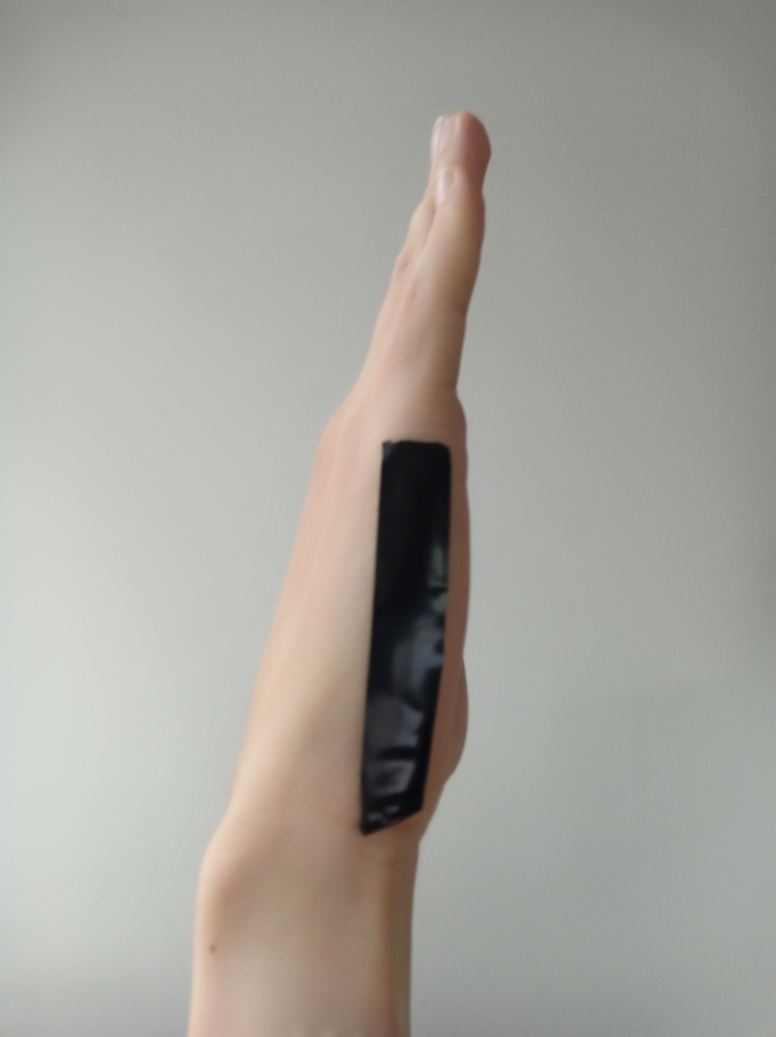
#> input picture resources/IMG_20220715_164024.jpg, 3880 x 5184 px, given in place of the camera (shown at 1/5 size)
$ python stream.py
#> lines starting #> are read from the running program, lines starting #| are printed output that depends on the picture; after the words box and inside, x2 and y2 are one past the last pixel; in counts of white or black regions, pixels touching at a corner belong together
### utils/image_utils.py
import cv2
import numpy as np

from math import atan2, cos, sin, sqrt, pi


def get_green_contour(img, settings):
    hsv = cv2.cvtColor(img, cv2.COLOR_BGR2HSV)
    green_mask = cv2.inRange(
        hsv, settings["green_limit_low"], settings["green_limit_high"]
    )
    #cv2.imshow('green mask', green_mask)

    cnts, hierarchy = cv2.findContours(
        green_mask, cv2.RETR_EXTERNAL, cv2.CHAIN_APPROX_SIMPLE
    )
    if len(cnts) == 0:
        return None
    return max(cnts, key=cv2.contourArea)


def get_black_contour(img, settings):
    """
    Return the contour of the
    biggest black part of the image
    """
    img = cv2.cvtColor(img, cv2.COLOR_BGR2GRAY)
    lower = np.uint8([0])
    upper = np.uint8([settings["black_upper_limit"]])
    img = cv2.inRange(img, lower, upper)
    cv2.imshow('black', img)
    img = cv2.GaussianBlur(img, (settings["gauss_blur"], settings["gauss_blur"]), 0)
    # cv2.imshow('gauss', img)

    kernel = np.ones((settings["dilate_kernel"], settings["dilate_kernel"]), np.uint8)
    img = cv2.dilate(img, kernel, iterations=settings["dilate_iterations"])
    # [4 lines of commented-out code are left out]
    cnts, hierarchy = cv2.findContours(img, cv2.RETR_EXTERNAL, cv2.CHAIN_APPROX_SIMPLE)
    try:
        return max(cnts, key=cv2.contourArea)
    except:
        #print("No contours found")
        return None


def get_angle_box(cnt, img):
    rect = cv2.minAreaRect(cnt)
    (x, y), (h, w), angle = rect
    box = cv2.boxPoints(rect)
    box = np.int0(box)
    cv2.drawContours(img, [box], 0, (0, 0, 255), 2)

    if w < h:
        angle += 180
    else:
        angle += 90

    return angle


def countour2angle(cnt, frame, settings):
    if settings["angle_method"].lower() == "pca":
        angle = get_angle_PCA(cnt, frame)
    elif settings["angle_method"].lower() == "box":
        angle = get_angle_box(cnt, frame)
    else:
        raise Exception("Unknown angle method")
    return angle


def center(cnt):
    """
    Calculate the center of a contour
    """
    moments = cv2.moments(cnt)
    if max(moments.values()) < 0.1:
       # print("No green found")
        return None
    cX = int(moments["m10"] / moments["m00"])
    cY = int(moments["m01"] / moments["m00"])
    return cX, cY


# [47 lines left out: functions drawAxis, get_angle_PCA, not called in this run]


def draw_center(image, position, color=(0, 255, 0)):
    cv2.circle(image, position, 10, (0, 255, 0), 1)


def draw_center_kalman(image, position, color=(0, 255, 0)):
    cv2.circle(image, position, 5, (0, 255, 0), -1)

### utils/KalmanFilter1D.py
import numpy as np


class KalmanFilter1D(object):
    def __init__(self, dt, u, std_acc, std_meas):
        self.dt = dt
        self.u = u
        self.std_acc = std_acc

        self.A = np.matrix([[1, self.dt], [0, 1]])
        self.B = np.matrix([[(self.dt**2) / 2], [self.dt]])

        self.H = np.matrix([[1, 0]])

        self.Q = (
            np.matrix(
                [
                    [(self.dt**4) / 4, (self.dt**3) / 2],
                    [(self.dt**3) / 2, self.dt**2],
                ]
            )
            * self.std_acc**2
        )

        self.R = std_meas**2

        self.P = np.eye(self.A.shape[1])

        self.x = np.matrix([[0], [0]])

        self.predictions = []
        self.measurements = []

    def predict(self):
        # Ref :Eq.(9) and Eq.(10)

        # Update time state
        self.x = np.dot(self.A, self.x) + np.dot(self.B, self.u)

        # Calculate error covariance
        # P= A*P*A' + Q
        self.P = np.dot(np.dot(self.A, self.P), self.A.T) + self.Q
        return self.x

    def update(self, z):
        # Ref :Eq.(11) , Eq.(11) and Eq.(13)
        # S = H*P*H'+R
        S = np.dot(self.H, np.dot(self.P, self.H.T)) + self.R

        # Calculate the Kalman Gain
        # K = P * H'* inv(H*P*H'+R)
        K = np.dot(np.dot(self.P, self.H.T), np.linalg.inv(S))  # Eq.(11)

        self.x = np.round(self.x + np.dot(K, (z - np.dot(self.H, self.x))))  # Eq.(12)

        I = np.eye(self.H.shape[1])
        self.P = (I - (K * self.H)) * self.P  # Eq.(13)

    def step(self, measurement):
        self.measurements.append(measurement)
        self.predictions.append(self.predict()[0])
        self.update(measurement)
        return self.predictions[-1][0, 0]

### utils/KalmanFilter2D.py
"""
    File name         : KalmanFilter.py
    Description       : KalmanFilter class used for object tracking
    Author            : Rahmad Sadli
    Date created      : 20/02/2020
    Python Version    : 3.7
"""

import numpy as np
import matplotlib.pyplot as plt


class KalmanFilter2D(object):
    def __init__(self, dt, u_x, u_y, std_acc, x_std_meas, y_std_meas):
        """
        :param dt: sampling time (time for 1 cycle)
        :param u_x: acceleration in x-direction
        :param u_y: acceleration in y-direction
        :param std_acc: process noise magnitude
        :param x_std_meas: standard deviation of the measurement in x-direction
        :param y_std_meas: standard deviation of the measurement in y-direction
        """

        # Define sampling time
        self.dt = dt

        # Define the  control input variables
        self.u = np.matrix([[u_x], [u_y]])

        # Intial State
        self.x = np.matrix([[0], [0], [0], [0]])

        # Define the State Transition Matrix A
        self.A = np.matrix(
            [[1, 0, self.dt, 0], [0, 1, 0, self.dt], [0, 0, 1, 0], [0, 0, 0, 1]]
        )

        # Define the Control Input Matrix B
        self.B = np.matrix(
            [
                [(self.dt**2) / 2, 0],
                [0, (self.dt**2) / 2],
                [self.dt, 0],
                [0, self.dt],
            ]
        )

        # Define Measurement Mapping Matrix
        self.H = np.matrix([[1, 0, 0, 0], [0, 1, 0, 0]])

        # Initial Process Noise Covariance
        self.Q = (
            np.matrix(
                [
                    [(self.dt**4) / 4, 0, (self.dt**3) / 2, 0],
                    [0, (self.dt**4) / 4, 0, (self.dt**3) / 2],
                    [(self.dt**3) / 2, 0, self.dt**2, 0],
                    [0, (self.dt**3) / 2, 0, self.dt**2],
                ]
            )
            * std_acc**2
        )

        # Initial Measurement Noise Covariance
        self.R = np.matrix([[x_std_meas**2, 0], [0, y_std_meas**2]])

        # Initial Covariance Matrix
        self.P = np.eye(self.A.shape[1])

    def predict(self):
        # Refer to :Eq.(9) and Eq.(10)  in https://machinelearningspace.com/object-tracking-simple-implementation-of-kalman-filter-in-python/?preview_id=1364&preview_nonce=52f6f1262e&preview=true&_thumbnail_id=1795

        # Update time state
        # x_k =Ax_(k-1) + Bu_(k-1)     Eq.(9)
        self.x = np.dot(self.A, self.x) + np.dot(self.B, self.u)

        # Calculate error covariance
        # P= A*P*A' + Q               Eq.(10)
        self.P = np.dot(np.dot(self.A, self.P), self.A.T) + self.Q
        return self.x[0:2]

    def update(self, z):

        # Refer to :Eq.(11), Eq.(12) and Eq.(13)  in https://machinelearningspace.com/object-tracking-simple-implementation-of-kalman-filter-in-python/?preview_id=1364&preview_nonce=52f6f1262e&preview=true&_thumbnail_id=1795
        # S = H*P*H'+R
        S = np.dot(self.H, np.dot(self.P, self.H.T)) + self.R

        # Calculate the Kalman Gain
        # K = P * H'* inv(H*P*H'+R)
        K = np.dot(np.dot(self.P, self.H.T), np.linalg.inv(S))  # Eq.(11)

        self.x = np.round(self.x + np.dot(K, (z - np.dot(self.H, self.x))))  # Eq.(12)

        I = np.eye(self.H.shape[1])

        # Update error covariance matrix
        self.P = (I - (K * self.H)) * self.P  # Eq.(13)
        return self.x[0:2]

    def step(self, measurement):
        self.predict()
        pred = self.update(measurement)
        return int(pred[0, 0]), int(pred[0, 1])

### stream.py
import os
import cv2
import time
import math
import warnings
from scipy.spatial.distance import euclidean

import numpy as np

from utils.KalmanFilter1D import KalmanFilter1D
from utils.KalmanFilter2D import KalmanFilter2D
from utils.image_utils import *
from config.video import settings

clear = lambda: os.system("cls")
warnings.filterwarnings("ignore")


# KALMAN FILTER FOR PALM ANGLE
angle_kalman = KalmanFilter1D(
    settings["angle_dt"],
    settings["angle_u"],
    settings["angle_std_acc"],
    settings["angle_std_meas"],
)

# KALMAN FILTER FOR FINGER POSITION
green_kalman = KalmanFilter2D(
    settings["dt"],
    settings["u_x"],
    settings["u_y"],
    settings["std_acc"],
    settings["x_std_meas"],
    settings["y_std_meas"],
)

# KALMAN FILTER FOR PALM POSITION
black_kalman = KalmanFilter2D(
    settings["dt"],
    settings["u_x"],
    settings["u_y"],
    settings["std_acc"],
    settings["x_std_meas"],
    settings["y_std_meas"],
)

black_center = (settings["process_shape"][0] // 2, settings["process_shape"][1] // 2)
green_center = (settings["process_shape"][0] // 2, settings["process_shape"][1] // 2)


cap = cv2.VideoCapture(settings["stream_url"])
while True:
    new_frame_time = time.time()
    ret, frame = cap.read()
#> frame is the input picture: shape (5184, 3880, 3); mean B, G, R 157.4, 164, 166

    frame = cv2.resize(frame, settings["process_shape"])
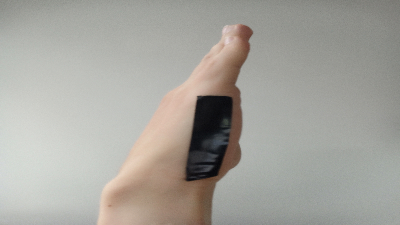
#> frame: shape (225, 400, 3); mean B, G, R 157.3, 163.9, 165.9
    if settings["image_rotation"] == 90:
        frame = cv2.rotate(frame, cv2.cv2.ROTATE_90_CLOCKWISE)
#> frame: shape (400, 225, 3)
    if settings["image_rotation"] == 180:
        frame = cv2.rotate(frame, cv2.cv2.ROTATE_180)
    if settings["image_rotation"] == 270:
        frame = cv2.rotate(frame, cv2.cv2.ROTATE_90_COUNTERCLOCKWISE)

    black_cnt = get_black_contour(frame, settings)
#> in get_black_contour, `img = cv2.inRange(img, lower, upper)`:
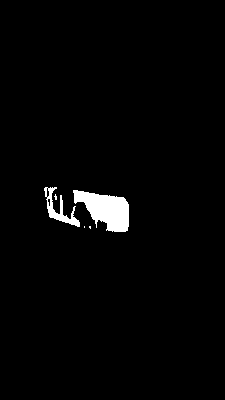
#> img: shape (400, 225); 2.1% white; 5 white regions (3 under 20 px)
#> in get_black_contour, `img = cv2.dilate(img, kernel, iterations=settings["dilate_iterations"])`:
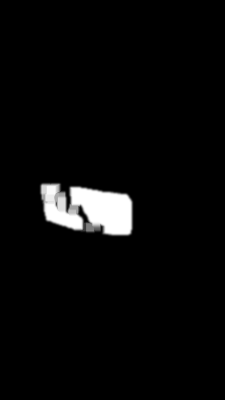
#> img: shape (400, 225); min 0, max 255, mean 9
#> in get_black_contour, `cnts, hierarchy = cv2.findContours(img, cv2.RETR_EXTERNAL, cv2.CHAIN_A..`: cnts = 1 contour; box (x1, y1, x2, y2) and area: (39, 182, 134, 237) 4019
#> black_cnt = contour of 76 points, box (x1, y1, x2, y2) (39, 182, 134, 237), area 4019
    green_cnt = get_green_contour(frame, settings)
#> in get_green_contour, `green_mask = cv2.inRange( hsv, settings["green_limit_low"], settings["..`:
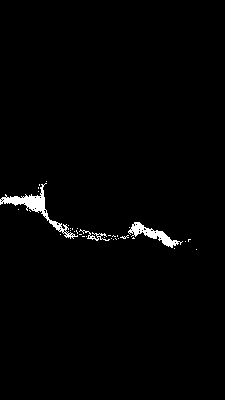
#> green_mask: shape (400, 225); 1.4% white; 35 white regions (32 under 20 px)
#> in get_green_contour, `cnts, hierarchy = cv2.findContours( green_mask, cv2.RETR_EXTERNAL, cv2..`: cnts = 35 contours, 32 with area under 20; largest, box (x1, y1, x2, y2) and area: (0, 183, 78, 239) 586, (128, 222, 183, 248) 374, (79, 229, 110, 241) 43
#> green_cnt = contour of 203 points, box (x1, y1, x2, y2) (0, 183, 78, 239), area 586

    # HAND ANGLE
    if black_cnt is not None:
        angle = countour2angle(black_cnt, frame, settings)
#> in get_angle_box, `rect = cv2.minAreaRect(cnt)`: rect = ((85.67, 209.3), (47.09, 99.84), -81.87)
#> in get_angle_box, `(x, y), (h, w), angle = rect`: x = 85.67; y = 209.3; h = 47.09; w = 99.84; angle = -81.87
#> in get_angle_box, `box = cv2.boxPoints(rect)`: box = [[131.8, 239.7], [32.92, 225.6], [39.58, 178.9], [138.4, 193.1]]
#> in get_angle_box, `box = np.int0(box)`: box = [[131, 239], [32, 225], [39, 178], [138, 193]]
#> in get_angle_box, `cv2.drawContours(img, [box], 0, (0, 0, 255), 2)`:
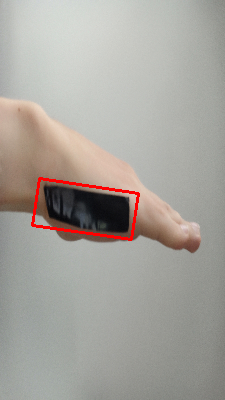
#> img: shape (400, 225, 3); mean B, G, R 156.3, 162.7, 167
#> in get_angle_box, `angle += 90`: angle = 8.13
#> angle = 8.13
        kalman_angle = angle_kalman.step(angle)
#> in update, `self.x = np.round(self.x + np.dot(K, (z - np.dot(self.H, self.x))))`: self.x = [[3], [5]]
#> kalman_angle = 1

        # NORMALIZE TO -1 1
        value = (angle / 90) - 1
#> value = -0.91
        kalman_value = (kalman_angle / 90) - 1
#> kalman_value = -0.989

        # SHOW NORMALIZED ANGLE
        # cv2.putText(frame, str(np.round(value,1)), (20, 20), cv2.FONT_HERSHEY_SIMPLEX, 1, (255, 0, 0), 1, cv2.LINE_AA)
        cv2.putText(
            frame,
            str(np.round(kalman_value, 1)),
            (20, 20),
            cv2.FONT_HERSHEY_SIMPLEX,
            0.5,
            (255, 0, 0),
            1,
            cv2.LINE_AA,
        )
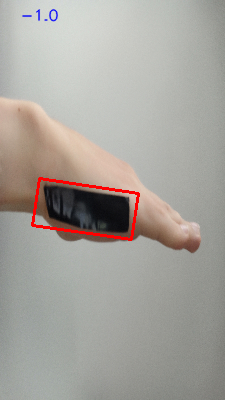
#> frame: shape (400, 225, 3); mean B, G, R 156.3, 162.5, 166.8
    ###########################################################

    # FINDER DISTANCE
    green_temp = center(green_cnt)
#> in center, `moments = cv2.moments(cnt)`: moments = moments, m00 586, centre m10/m00, m01/m00 = (35.6, 207.5)
#> in center, `cX = int(moments["m10"] / moments["m00"])`: cX = 35
#> in center, `cY = int(moments["m01"] / moments["m00"])`: cY = 207
#> green_temp = (35, 207)
    black_temp = center(black_cnt)
#> black_temp = (87, 209)
    green_center = green_temp if green_temp is not None else green_center
#> green_center = (35, 207)
    black_center = black_temp if black_temp is not None else black_center
#> black_center = (87, 209)

    # draw_center(frame, green_center)
    # draw_center(frame, black_center, (255,0,0))

    kalman_green_center = green_kalman.step(green_center)
#> in predict, `self.x = np.dot(self.A, self.x) + np.dot(self.B, self.u)`: self.x = [[10000], [5000], [2000], [1000]]
#> in update, `self.x = np.round(self.x + np.dot(K, (z - np.dot(self.H, self.x))))`: self.x = [[38, 210], [37, 209], [8, 42], [7, 42]]
#> in step, `pred = self.update(measurement)`: pred = [[38, 210], [37, 209]]
#> kalman_green_center = (38, 210)
    kalman_black_center = black_kalman.step(black_center)
#> kalman_black_center = (90, 212)

    draw_center_kalman(frame, kalman_green_center)
    draw_center_kalman(frame, kalman_black_center, (255, 0, 0))
#> call 2 of draw_center_kalman, with position = (90, 212), color = (255, 0, 0)
#> in draw_center_kalman (call 2), `cv2.circle(image, position, 5, (0, 255, 0), -1)`:
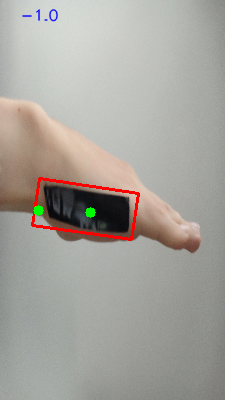
#> image: shape (400, 225, 3); mean B, G, R 156.3, 162.9, 166.7

    distance = euclidean(green_center, black_center)
#> distance = 52.04

    # SHOW DISTANCE
    cv2.putText(
        frame,
        str(np.round(distance))[:-2],
        (20, 40),
        cv2.FONT_HERSHEY_SIMPLEX,
        0.5,
        (0, 255, 0),
        1,
        cv2.LINE_AA,
    )
#> frame: shape (400, 225, 3); 0.18% of pixels changed, all inside (x1, y1, x2, y2) = (21, 29, 40, 42)
    ###########################################################

    cv2.imshow("video", frame)
    k = cv2.waitKey(int(1000 / 25)) & 0xFF
#> (key Esc is pressed here)
    if k == 27:  # press 'ESC' to quit
        break

$ run again, on resources/IMG_20220715_164026.jpg
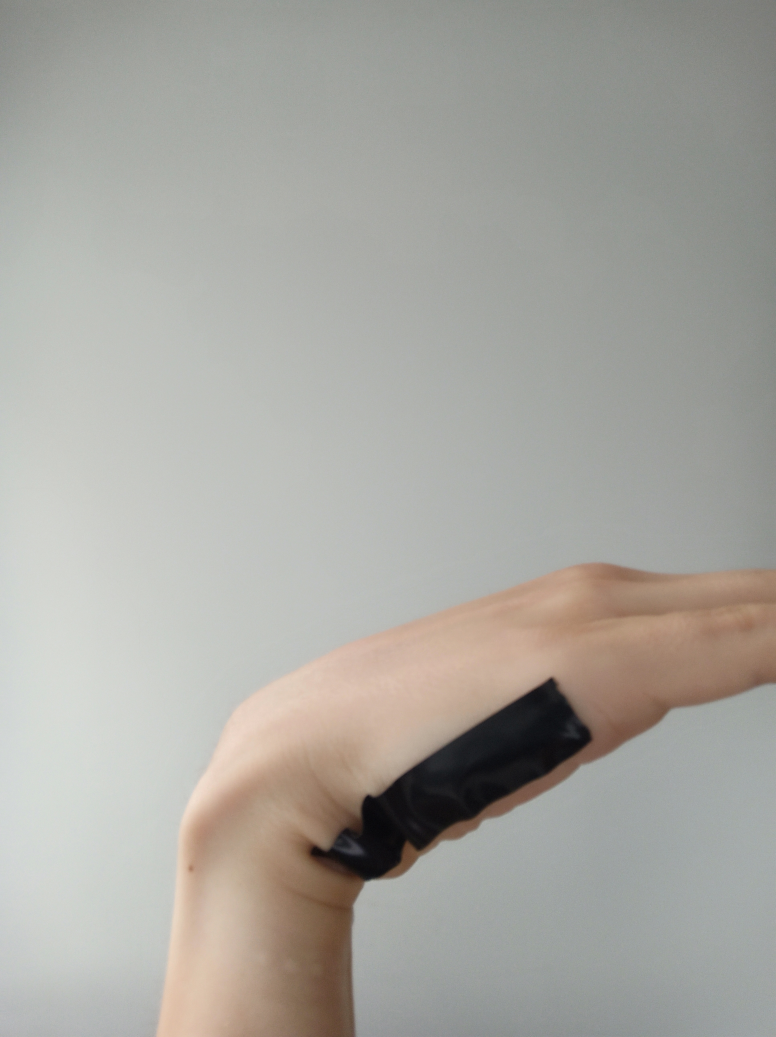
#> input picture resources/IMG_20220715_164026.jpg, 3880 x 5184 px, given in place of the camera (shown at 1/5 size)
#> frame is the input picture: shape (5184, 3880, 3); mean B, G, R 160.4, 166.5, 168.3
#> in get_black_contour, `img = cv2.inRange(img, lower, upper)`:
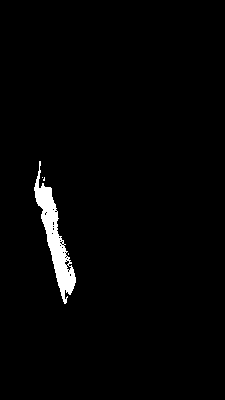
#> img: shape (400, 225); 2% white; 4 white regions (3 under 20 px)
#> in get_black_contour, `cnts, hierarchy = cv2.findContours(img, cv2.RETR_EXTERNAL, cv2.CHAIN_A..`: cnts = 1 contour; box (x1, y1, x2, y2) and area: (29, 156, 81, 309) 3738
#> black_cnt = contour of 138 points, box (x1, y1, x2, y2) (29, 156, 81, 309), area 3738
#> hsv: shape (400, 225, 3); mean H, S, V 49.2, 17.6, 170.6
#> green_mask: shape (400, 225); 1% white; 52 white regions (47 under 20 px)
#> in get_green_contour, `cnts, hierarchy = cv2.findContours( green_mask, cv2.RETR_EXTERNAL, cv2..`: cnts = 52 contours, 49 with area under 20; largest, box (x1, y1, x2, y2) and area: (0, 147, 44, 186) 560, (46, 166, 53, 181) 28, (67, 326, 74, 344) 27
#> green_cnt = contour of 169 points, box (x1, y1, x2, y2) (0, 147, 44, 186), area 560
#> rect = ((53.6, 231.6), (30.77, 156.2), -14.68)
#> in get_angle_box, `(x, y), (h, w), angle = rect`: x = 53.6; y = 231.6; h = 30.77; w = 156.2; angle = -14.68
#> in get_angle_box, `box = cv2.boxPoints(rect)`: box = [[58.5, 311], [18.94, 159.9], [48.71, 152.1], [88.27, 303.2]]
#> in get_angle_box, `box = np.int0(box)`: box = [[58, 311], [18, 159], [48, 152], [88, 303]]
#> in get_angle_box, `angle += 90`: angle = 75.32
#> in update, `self.x = np.round(self.x + np.dot(K, (z - np.dot(self.H, self.x))))`: self.x = [[19], [37]]
#> kalman_angle = 1
#> value = -0.163
#> kalman_value = -0.989
#> moments = moments, m00 560, centre m10/m00, m01/m00 = (20.41, 167.2)
#> cX = 20
#> cY = 167
#> green_temp = (20, 167)
#> black_temp = (53, 235)
#> green_center = (20, 167)
#> black_center = (53, 235)
#> in predict, `self.x = np.dot(self.A, self.x) + np.dot(self.B, self.u)`: self.x = [[10000], [5000], [2000], [1000]]
#> in update, `self.x = np.round(self.x + np.dot(K, (z - np.dot(self.H, self.x))))`: self.x = [[23, 170], [22, 169], [5, 34], [4, 34]]
#> pred = [[23, 170], [22, 169]]
#> kalman_green_center = (23, 170)
#> kalman_black_center = (56, 238)
#> in draw_center_kalman (call 2), `cv2.circle(image, position, 5, (0, 255, 0), -1)`:
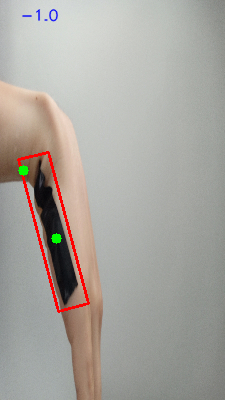
#> image: shape (400, 225, 3); mean B, G, R 158.6, 164.8, 168.8
#> distance = 75.58
